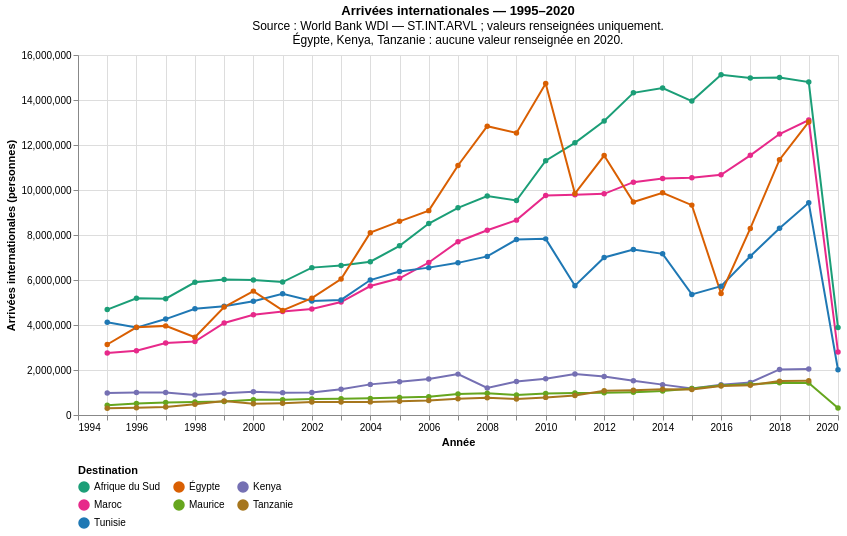

The cell this chart's notebook holds for it:
### Markdown cell above
### 4.1 Évolution globale

**Question :** comment évoluent les arrivées sur l'ensemble de la période observée, et quelles différences d'échelle apparaissent ? Le graphique juxtapose les séries nationales, sans les sommer. Chaque séquence d'années consécutives forme un segment distinct : aucun trou n'est relié artificiellement.

### Code cell
def segment_arrivals(table):
    """Prépare des segments contigus à partir des seules valeurs renseignées."""
    result = table.loc[table["value"].notna()].sort_values(["destination", "year"]).copy()
    result["segment"] = result.groupby("destination")["year"].transform(
        lambda years: years.diff().ne(1).cumsum()
    )
    return result


arrivals_plot = segment_arrivals(arrivals_available)
history_start = int(arrivals_available["year"].min())
history_end = int(arrivals_available["year"].max())
history_chart = alt.Chart(arrivals_plot).mark_line(point=True).encode(
    x=alt.X("year:Q", title="Année", axis=alt.Axis(format="d", tickMinStep=1)),
    y=alt.Y("value:Q", title="Arrivées internationales (personnes)", axis=alt.Axis(format=",.0f")),
    color=alt.Color("destination:N", title="Destination", scale=arrival_colors, legend=alt.Legend(orient="bottom", columns=3)),
    detail=alt.Detail("segment:N"),
    order=alt.Order("year:Q"),
    tooltip=[
        alt.Tooltip("destination:N", title="Destination"),
        alt.Tooltip("year:Q", title="Année", format="d"),
        alt.Tooltip("value:Q", title="Arrivées (personnes)", format=",.0f"),
        alt.Tooltip("quality_flag:N", title="Qualité"),
    ],
).properties(
    width=760, height=360,
    title=alt.Title(f"Arrivées internationales — {history_start}–{history_end}", subtitle=[arrival_source_note, "Égypte, Kenya, Tanzanie : aucune valeur renseignée en 2020."]),
)
arrival_charts.append(history_chart)
display(history_chart)

### Figure 1 — Vega-Lite specification as saved in the notebook (floating-point values rounded to 4 significant figures; data arrays with more than 128 entries replaced by an {"elided": "..."} marker saying what was removed)
{"config": {"view": {"continuousWidth": 300, "continuousHeight": 300}}, "data": {"name": "data-444d49425a53bb573a87ef6d437b0a1a"}, "mark": {"type": "line", "point": true}, "encoding": {"color": {"field": "destination", "legend": {"columns": 3, "orient": "bottom"}, "scale": {"domain": ["Afrique du Sud", "Égypte", "Kenya", "Maroc", "Maurice", "Tanzanie", "Tunisie"], "range": ["#1b9e77", "#d95f02", "#7570b3", "#e7298a", "#66a61e", "#a6761d", "#1f78b4"]}, "title": "Destination", "type": "nominal"}, "detail": {"field": "segment", "type": "nominal"}, "order": {"field": "year", "type": "quantitative"}, "tooltip": [{"field": "destination", "title": "Destination", "type": "nominal"}, {"field": "year", "format": "d", "title": "Année", "type": "quantitative"}, {"field": "value", "format": ",.0f", "title": "Arrivées (personnes)", "type": "quantitative"}, {"field": "quality_flag", "title": "Qualité", "type": "nominal"}], "x": {"axis": {"format": "d", "tickMinStep": 1}, "field": "year", "title": "Année", "type": "quantitative"}, "y": {"axis": {"format": ",.0f"}, "field": "value", "title": "Arrivées internationales (personnes)", "type": "quantitative"}}, "height": 360, "title": {"text": "Arrivées internationales — 1995–2020", "subtitle": ["Source : World Bank WDI — ST.INT.ARVL ; valeurs renseignées uniquement.", "Égypte, Kenya, Tanzanie : aucune valeur renseignée en 2020."]}, "width": 760, "$schema": "https://vega.github.io/schema/vega-lite/v6.1.0.json", "datasets": {"data-444d49425a53bb573a87ef6d437b0a1a": {"elided": "179 records"}}}
